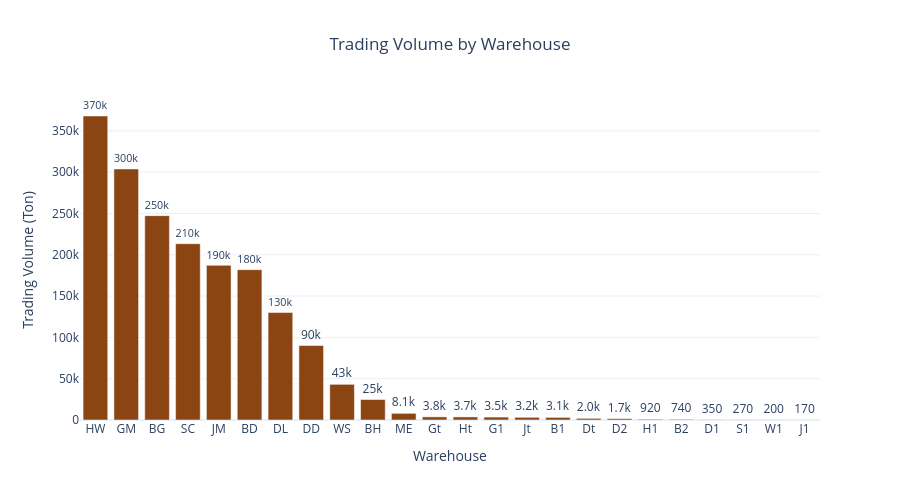

The notebook cell this image was saved under:
### Markdown cell above
visualize trade volume by warehouse

### Code cell
# 1. DATA AGGREGATION & SORTING
# Group records by 'Warehouse' and compute the total trading volume for each location
warehouse_volume = (
    df.groupby("Warehouse")["Volume (Ton)"].sum().reset_index()
)

# Sort the warehouses in descending order based on total volume (highest to lowest)
warehouse_volume = warehouse_volume.sort_values(
    by="Volume (Ton)", ascending=False
)

# 2. CREATE VERTICAL BAR CHART

fig_warehouse = px.bar(
    warehouse_volume,
    x="Warehouse",  # Warehouse locations on X-axis
    y="Volume (Ton)",  # Total volume metric on Y-axis
    title="Trading Volume by Warehouse",  # Fallback chart title
    labels={
        "Warehouse": "Warehouse",
        "Volume (Ton)": "Trading Volume (Ton)",
    },  # Custom axis labels
    text_auto=".2s",  # Format large numerical values into concise SI suffixes (e.g., 1.2M, 450k)
)

# 3. CUSTOMIZE DASHBOARD LAYOUT & APPEARANCE
fig_warehouse.update_layout(
    template="plotly_white",  # Apply a clean, minimalist white theme
    title={
        "text": "Trading Volume by Warehouse",  # Main title text
        "x": 0.5,  # Horizontally center the title (0 = left, 1 = right)
        "xanchor": "center",  # Set title anchor point to the center
    },
    xaxis_title="Warehouse",  # X-axis label
    yaxis_title="Trading Volume (Ton)",  # Y-axis label
    height=500,  # Set vertical chart height in pixels
)

# 4. STYLE BAR CHART TRACES
fig_warehouse.update_traces(
    marker_color="#8B4513",  # Apply a Saddle Brown color matching the coffee dashboard theme
    textposition="outside",  # Position formatted text values neatly above each bar
)

# 5. DISPLAY THE PLOT
# Render the interactive bar chart figure inside Jupyter Notebook
fig_warehouse.show()

### Figure 1 — Plotly figure (JSON) as saved in the notebook; plotly's stock layout.template omitted (floating-point values rounded to 4 significant figures)
{"data": [{"hovertemplate": "Warehouse=%{x}<br>Trading Volume (Ton)=%{y}<extra></extra>", "legendgroup": "", "marker": {"color": "#8B4513", "pattern": {"shape": ""}}, "name": "", "orientation": "v", "showlegend": false, "textposition": "outside", "texttemplate": "%{y:.2s}", "type": "bar", "x": ["HW", "GM", "BG", "SC", "JM", "BD", "DL", "DD", "WS", "BH", "ME", "Gt", "Ht", "G1", "Jt", "B1", "Dt", "D2", "H1", "B2", "D1", "S1", "W1", "J1"], "xaxis": "x", "y": [368000.0, 303900.0, 247400.0, 213400.0, 187200.0, 181900.0, 130000.0, 90130.0, 43170.0, 24780.0, 8056.0, 3790.0, 3718.0, 3531.0, 3242.0, 3145.0, 1995.0, 1679.0, 916.7, 744.8, 348.8, 266.2, 200.1, 168.5], "yaxis": "y"}], "layout": {"barmode": "relative", "height": 500, "legend": {"tracegroupgap": 0}, "title": {"text": "Trading Volume by Warehouse", "x": 0.5, "xanchor": "center"}, "xaxis": {"anchor": "y", "domain": [0, 1], "title": {"text": "Warehouse"}}, "yaxis": {"anchor": "x", "domain": [0, 1], "title": {"text": "Trading Volume (Ton)"}}}}
